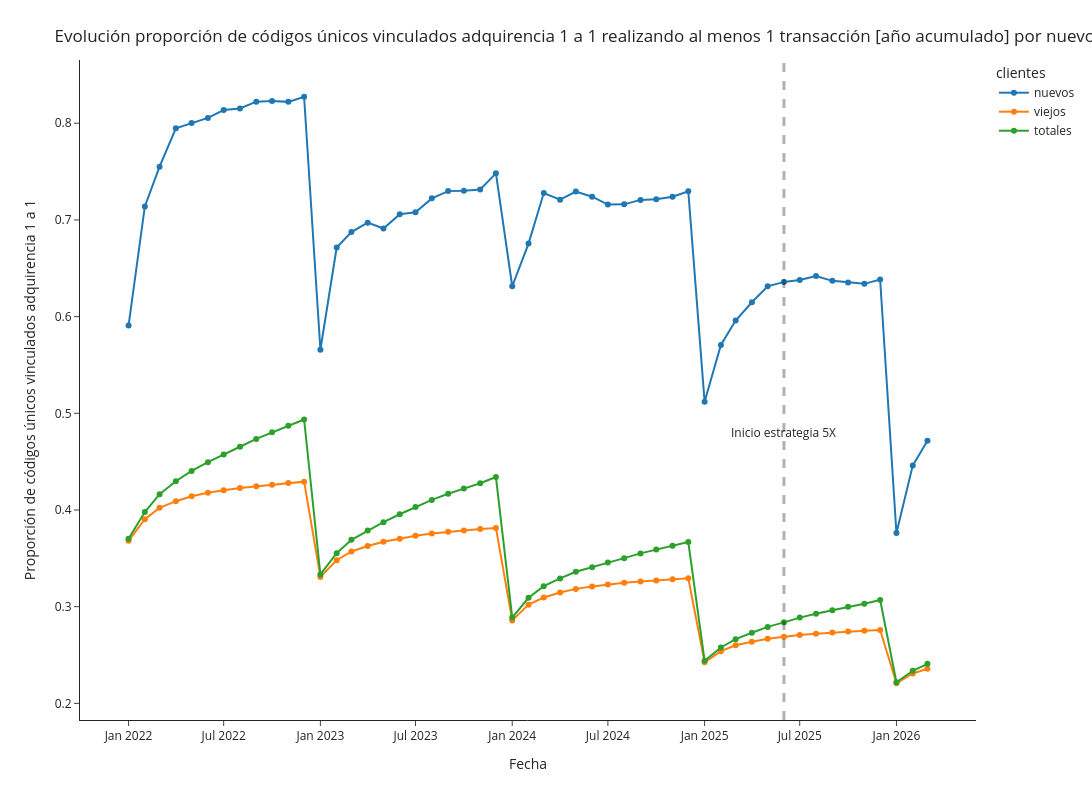

The code cell stored with this chart in its notebook:
### Markdown cell above
# Proporción uso

### Code cell
df_plot1 = df[['fecha_ymd2', 'num_vinc_new_prop_uso']]
df_plot1.columns = ['fecha', 'cantidad_clientes']
df_plot1['clientes'] = 'nuevos'
df_plot2 = df[['fecha_ymd2', 'num_vinc_old_prop_uso']]
df_plot2.columns = ['fecha', 'cantidad_clientes']
df_plot2['clientes'] = 'viejos'
df_plot3 = df[['fecha_ymd2', 'num_vinc_all_prop_uso']]
df_plot3.columns = ['fecha', 'cantidad_clientes']
df_plot3['clientes'] = 'totales'

df_plot = pd.concat([df_plot1[:35], df_plot2[:35], df_plot3[:35]])
df_plot = pd.concat([df_plot1, df_plot2, df_plot3])

fig = px.line(df_plot, x="fecha", y="cantidad_clientes", color='clientes',markers=True, template='simple_white', width=1600, height=800)
fig.add_vline(x='2025-06-01', line_width=3, line_dash="dash")
fig.update_layout(
    title={
        'text': "Evolución proporción de códigos únicos vinculados adquirencia 1 a 1 realizando al menos 1 transacción [año acumulado] por nuevos, viejos y totales",
        'xanchor': 'left',
        'yanchor': 'top'},
    xaxis=dict(
            title=dict(
                text="Fecha"
            )),
    yaxis=dict(
            title=dict(
                text="Proporción de códigos únicos vinculados adquirencia 1 a 1"
            ))
)
fig.add_annotation(x='2025-06-01', y=0.48,
            text="Inicio estrategia 5X",
            showarrow=False,
            arrowhead=1)
# fig.add_annotation(x='2025-11-01', y=0.3347,
#             text="0,3347",
#             showarrow=False,
#             yshift=10)
# fig.add_annotation(x='2025-11-01', y=0.319,
#             text="0,319",
#             showarrow=False,
#             yshift=10)
# fig.add_annotation(x='2025-11-01', y=0.3852,
#             text="0,3852",
#             showarrow=False,
#             yshift=10)
fig.show()

### Figure 1 — Plotly figure (JSON) as saved in the notebook; plotly's stock layout.template omitted (floating-point values rounded to 4 significant figures)
{"data": [{"hovertemplate": "clientes=nuevos<br>fecha=%{x}<br>cantidad_clientes=%{y}<extra></extra>", "legendgroup": "nuevos", "line": {"color": "#1F77B4", "dash": "solid"}, "marker": {"symbol": "circle"}, "mode": "lines+markers", "name": "nuevos", "orientation": "v", "showlegend": true, "type": "scatter", "x": ["2026-03-01T00:00:00", "2026-02-01T00:00:00", "2026-01-01T00:00:00", "2025-12-01T00:00:00", "2025-11-01T00:00:00", "2025-10-01T00:00:00", "2025-09-01T00:00:00", "2025-08-01T00:00:00", "2025-07-01T00:00:00", "2025-06-01T00:00:00", "2025-05-01T00:00:00", "2025-04-01T00:00:00", "2025-03-01T00:00:00", "2025-02-01T00:00:00", "2025-01-01T00:00:00", "2024-12-01T00:00:00", "2024-11-01T00:00:00", "2024-10-01T00:00:00", "2024-09-01T00:00:00", "2024-08-01T00:00:00", "2024-07-01T00:00:00", "2024-06-01T00:00:00", "2024-05-01T00:00:00", "2024-04-01T00:00:00", "2024-03-01T00:00:00", "2024-02-01T00:00:00", "2024-01-01T00:00:00", "2023-12-01T00:00:00", "2023-11-01T00:00:00", "2023-10-01T00:00:00", "2023-09-01T00:00:00", "2023-08-01T00:00:00", "2023-07-01T00:00:00", "2023-06-01T00:00:00", "2023-05-01T00:00:00", "2023-04-01T00:00:00", "2023-03-01T00:00:00", "2023-02-01T00:00:00", "2023-01-01T00:00:00", "2022-12-01T00:00:00", "2022-11-01T00:00:00", "2022-10-01T00:00:00", "2022-09-01T00:00:00", "2022-08-01T00:00:00", "2022-07-01T00:00:00", "2022-06-01T00:00:00", "2022-05-01T00:00:00", "2022-04-01T00:00:00", "2022-03-01T00:00:00", "2022-02-01T00:00:00", "2022-01-01T00:00:00"], "xaxis": "x", "y": [0.4717, 0.4459, 0.3762, 0.6384, 0.6339, 0.6352, 0.637, 0.642, 0.6379, 0.6359, 0.6313, 0.6148, 0.596, 0.5707, 0.5119, 0.7296, 0.724, 0.7214, 0.7207, 0.7161, 0.7159, 0.724, 0.7293, 0.7209, 0.7278, 0.6755, 0.6314, 0.7482, 0.7315, 0.7302, 0.7298, 0.7223, 0.7079, 0.7058, 0.6911, 0.6972, 0.6875, 0.6714, 0.5657, 0.8274, 0.8221, 0.8229, 0.8223, 0.8153, 0.8136, 0.8055, 0.8002, 0.7947, 0.7551, 0.714, 0.5907], "yaxis": "y"}, {"hovertemplate": "clientes=viejos<br>fecha=%{x}<br>cantidad_clientes=%{y}<extra></extra>", "legendgroup": "viejos", "line": {"color": "#FF7F0E", "dash": "solid"}, "marker": {"symbol": "circle"}, "mode": "lines+markers", "name": "viejos", "orientation": "v", "showlegend": true, "type": "scatter", "x": ["2026-03-01T00:00:00", "2026-02-01T00:00:00", "2026-01-01T00:00:00", "2025-12-01T00:00:00", "2025-11-01T00:00:00", "2025-10-01T00:00:00", "2025-09-01T00:00:00", "2025-08-01T00:00:00", "2025-07-01T00:00:00", "2025-06-01T00:00:00", "2025-05-01T00:00:00", "2025-04-01T00:00:00", "2025-03-01T00:00:00", "2025-02-01T00:00:00", "2025-01-01T00:00:00", "2024-12-01T00:00:00", "2024-11-01T00:00:00", "2024-10-01T00:00:00", "2024-09-01T00:00:00", "2024-08-01T00:00:00", "2024-07-01T00:00:00", "2024-06-01T00:00:00", "2024-05-01T00:00:00", "2024-04-01T00:00:00", "2024-03-01T00:00:00", "2024-02-01T00:00:00", "2024-01-01T00:00:00", "2023-12-01T00:00:00", "2023-11-01T00:00:00", "2023-10-01T00:00:00", "2023-09-01T00:00:00", "2023-08-01T00:00:00", "2023-07-01T00:00:00", "2023-06-01T00:00:00", "2023-05-01T00:00:00", "2023-04-01T00:00:00", "2023-03-01T00:00:00", "2023-02-01T00:00:00", "2023-01-01T00:00:00", "2022-12-01T00:00:00", "2022-11-01T00:00:00", "2022-10-01T00:00:00", "2022-09-01T00:00:00", "2022-08-01T00:00:00", "2022-07-01T00:00:00", "2022-06-01T00:00:00", "2022-05-01T00:00:00", "2022-04-01T00:00:00", "2022-03-01T00:00:00", "2022-02-01T00:00:00", "2022-01-01T00:00:00"], "xaxis": "x", "y": [0.2358, 0.2309, 0.2208, 0.2759, 0.275, 0.2742, 0.2732, 0.272, 0.2706, 0.2688, 0.2668, 0.2637, 0.2601, 0.254, 0.2425, 0.3293, 0.3284, 0.3272, 0.326, 0.3247, 0.323, 0.3208, 0.3184, 0.3146, 0.3095, 0.3021, 0.2858, 0.3814, 0.3803, 0.3789, 0.3776, 0.3758, 0.3733, 0.3703, 0.3671, 0.3627, 0.3571, 0.348, 0.3308, 0.4293, 0.4278, 0.4262, 0.4246, 0.4227, 0.4205, 0.4179, 0.4142, 0.4091, 0.4022, 0.3904, 0.3681], "yaxis": "y"}, {"hovertemplate": "clientes=totales<br>fecha=%{x}<br>cantidad_clientes=%{y}<extra></extra>", "legendgroup": "totales", "line": {"color": "#2CA02C", "dash": "solid"}, "marker": {"symbol": "circle"}, "mode": "lines+markers", "name": "totales", "orientation": "v", "showlegend": true, "type": "scatter", "x": ["2026-03-01T00:00:00", "2026-02-01T00:00:00", "2026-01-01T00:00:00", "2025-12-01T00:00:00", "2025-11-01T00:00:00", "2025-10-01T00:00:00", "2025-09-01T00:00:00", "2025-08-01T00:00:00", "2025-07-01T00:00:00", "2025-06-01T00:00:00", "2025-05-01T00:00:00", "2025-04-01T00:00:00", "2025-03-01T00:00:00", "2025-02-01T00:00:00", "2025-01-01T00:00:00", "2024-12-01T00:00:00", "2024-11-01T00:00:00", "2024-10-01T00:00:00", "2024-09-01T00:00:00", "2024-08-01T00:00:00", "2024-07-01T00:00:00", "2024-06-01T00:00:00", "2024-05-01T00:00:00", "2024-04-01T00:00:00", "2024-03-01T00:00:00", "2024-02-01T00:00:00", "2024-01-01T00:00:00", "2023-12-01T00:00:00", "2023-11-01T00:00:00", "2023-10-01T00:00:00", "2023-09-01T00:00:00", "2023-08-01T00:00:00", "2023-07-01T00:00:00", "2023-06-01T00:00:00", "2023-05-01T00:00:00", "2023-04-01T00:00:00", "2023-03-01T00:00:00", "2023-02-01T00:00:00", "2023-01-01T00:00:00", "2022-12-01T00:00:00", "2022-11-01T00:00:00", "2022-10-01T00:00:00", "2022-09-01T00:00:00", "2022-08-01T00:00:00", "2022-07-01T00:00:00", "2022-06-01T00:00:00", "2022-05-01T00:00:00", "2022-04-01T00:00:00", "2022-03-01T00:00:00", "2022-02-01T00:00:00", "2022-01-01T00:00:00"], "xaxis": "x", "y": [0.2409, 0.2337, 0.2218, 0.3069, 0.3031, 0.3, 0.2964, 0.2926, 0.2887, 0.2838, 0.2791, 0.273, 0.2664, 0.2578, 0.244, 0.3669, 0.363, 0.3591, 0.3551, 0.3502, 0.3457, 0.3409, 0.3361, 0.3292, 0.3212, 0.3092, 0.2887, 0.4341, 0.4277, 0.4221, 0.4168, 0.4104, 0.403, 0.3956, 0.3874, 0.3788, 0.3692, 0.3553, 0.3333, 0.4936, 0.4872, 0.4805, 0.4735, 0.4654, 0.4575, 0.4494, 0.4404, 0.4297, 0.4163, 0.3979, 0.3703], "yaxis": "y"}], "layout": {"annotations": [{"arrowhead": 1, "showarrow": false, "text": "Inicio estrategia 5X", "x": "2025-06-01", "y": 0.48}], "height": 800, "legend": {"title": {"text": "clientes"}, "tracegroupgap": 0}, "margin": {"t": 60}, "shapes": [{"line": {"dash": "dash", "width": 3}, "type": "line", "x0": "2025-06-01", "x1": "2025-06-01", "xref": "x", "y0": 0, "y1": 1, "yref": "y domain"}], "title": {"text": "Evolución proporción de códigos únicos vinculados adquirencia 1 a 1 realizando al menos 1 transacción [año acumulado] por nuevos, viejos y totales", "xanchor": "left", "yanchor": "top"}, "width": 1600, "xaxis": {"anchor": "y", "domain": [0, 1], "title": {"text": "Fecha"}}, "yaxis": {"anchor": "x", "domain": [0, 1], "title": {"text": "Proporción de códigos únicos vinculados adquirencia 1 a 1"}}}}
